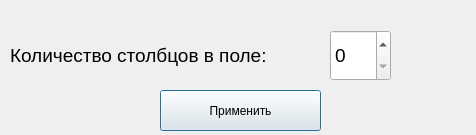
<?xml version="1.0" encoding="UTF-8"?>
<ui version="4.0">
 <class>Dialog</class>
 <widget class="QDialog" name="Dialog">
  <property name="geometry">
   <rect>
    <x>0</x>
    <y>0</y>
    <width>476</width>
    <height>135</height>
   </rect>
  </property>
  <property name="windowTitle">
   <string>Настройки поля</string>
  </property>
  <widget class="QSpinBox" name="spinBox">
   <property name="geometry">
    <rect>
     <x>330</x>
     <y>30</y>
     <width>61</width>
     <height>51</height>
    </rect>
   </property>
   <property name="font">
    <font>
     <pointsize>14</pointsize>
    </font>
   </property>
   <property name="maximum">
    <number>10</number>
   </property>
  </widget>
  <widget class="QLabel" name="label">
   <property name="geometry">
    <rect>
     <x>10</x>
     <y>30</y>
     <width>311</width>
     <height>51</height>
    </rect>
   </property>
   <property name="font">
    <font>
     <pointsize>14</pointsize>
    </font>
   </property>
   <property name="text">
    <string>Количество столбцов в поле:</string>
   </property>
  </widget>
  <widget class="QPushButton" name="pushButton">
   <property name="geometry">
    <rect>
     <x>160</x>
     <y>90</y>
     <width>161</width>
     <height>41</height>
    </rect>
   </property>
   <property name="text">
    <string>Применить</string>
   </property>
  </widget>
 </widget>
 <resources/>
 <connections/>
</ui>
